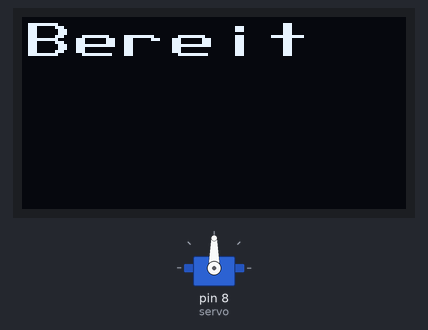
This sketch was run on a simulated Arduino Uno, built with avr-gcc and run on an emulated ATmega328P. Parts: servo, 128×64 one-colour display.

Above: at 0.2 s.
At 3.2 s:
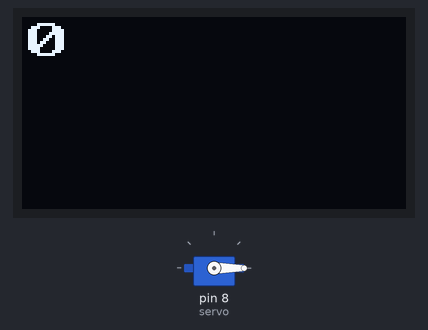
At 6.3 s:
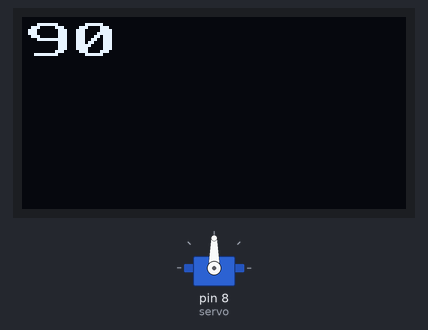
At 9.4 s:
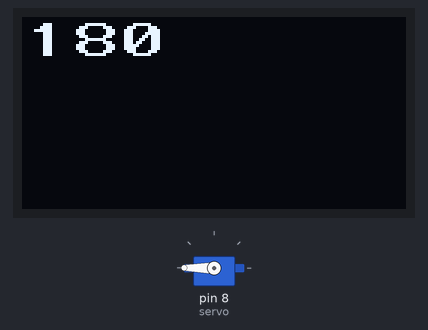
Timing chart, 0 to 40.0 s (numbered marks = the images above):
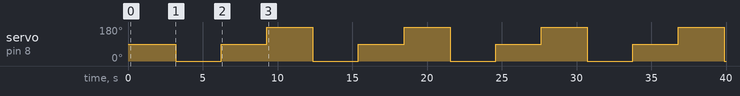

The sketch:

02_WinkelLoesung.ino
```cpp
//Fehlerquelle: Arduino muss auf 5V eingestellt sein
//kleiner Schalter auf dem Grove Steckboard

//Ein Servo kann sich zwischen 0° und 180° bewegen§

#include <Arduino_SensorKit.h>
#include <Servo.h>
Servo servo;


//Bei Bedarf hier die Zahlen ändern
int winkel1 = 0;
int winkel2 = 90;
int winkel3 = 180;

void setup() {
  Serial.begin(9600);  // Serial Monitor initialisieren (nur wenn benötigt)

  servo.attach(8); //servo auf D8

  // OLED Display initialisieren
  Oled.begin();
  Oled.setFlipMode(false);
  Oled.setFont(u8x8_font_px437wyse700b_2x2_r);
  Oled.clear();

  // Begrüßungsnachricht
  Oled.setCursor(0, 0);
  Oled.print("Bereit");
  delay(3000);
  Oled.clear();
}

void loop()
{
  servo.write(winkel1);
  Oled.print(winkel1);
  delay(3000);
  Oled.clear();

  servo.write(winkel2);
  Oled.print(winkel2);
  delay(3000);
  Oled.clear();

  servo.write(winkel3);
  Oled.print(winkel3);
  delay(3000);
  Oled.clear();
}
```

Measured:
- by itself, servo on pin 8 (servo): repeats every 9.2 s: 90° 3.1 s, 180° 3.1 s, 0° 3.0 s
- what the display in image 0 shows lasts 3.0 s, from 0.2 s to 3.2 s
